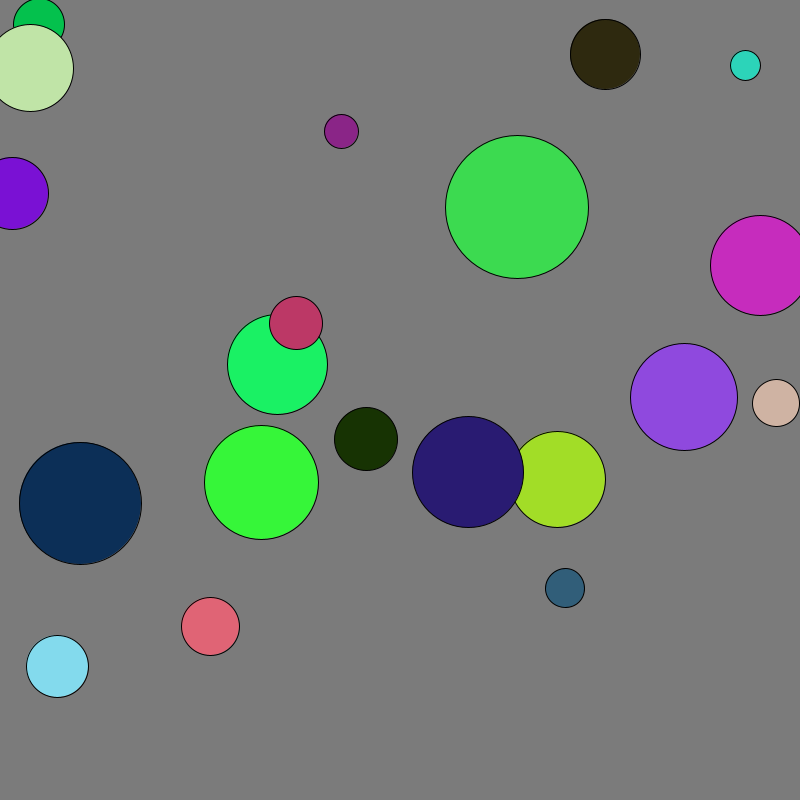
Frame 1 (no input)
Frame 60 (the mouse pressed at the canvas centre just before this capture): identical to frame 1, image omitted
Frame 120 (the mouse held since frame 60 and released just before this capture): identical to frame 1, image omitted

The Processing sketch that drew this single still picture (run headless with seeded random() and noise(); from frame 60 on, the mouse is pressed at the canvas centre):

// Processing sketch: Ryan_Burke_K00202309_RMP_Brief1
// ── Ryan_Burke_K00202309_RMP_Brief1.pde
int circles = 20;

int[] size = new int[circles];
int[] x = new int[circles];
int[] y = new int[circles];
color[] colours = new color[circles];

void setup() {
  size(800,800);
  background(123);
  
  for(int i = 0; i < circles; i++){
    x[i] = int(random(width));
    y[i] = int(random(height));
    size[i] = int(random(20, 150));
    colours[i] = color(random(255), random(255), random(255));
  }
}

void draw() {
  background(123);
  
  for(int i = 0; i < circles; i++){
    fill(colours[i]);
    ellipse(x[i], y[i], size[i], size[i]);
  }
}
// ── Face.pde
class Face{
  
  void paint(){
    paint(0,0);
  }
  
  void paint(int xPos,int yPos){
    
    pushMatrix();
    
    translate(xPos, yPos);
    
    fill(255, 252, 158);
    rect(0, 0, 100, 150);
    
    fill(255);
    ellipse(25, 20, 20, 20);
    ellipse(75, 20, 20, 20);
    
    fill(0);
    ellipse(25, 20, 5, 5);
    ellipse(75, 20, 5, 5);
    
    fill(255, 255, 180);
    triangle(50, 35, 30, 85, 70, 85);
    
    fill(0);
    ellipse(50, 120, 35, 35);
    
    popMatrix();
  }
}
